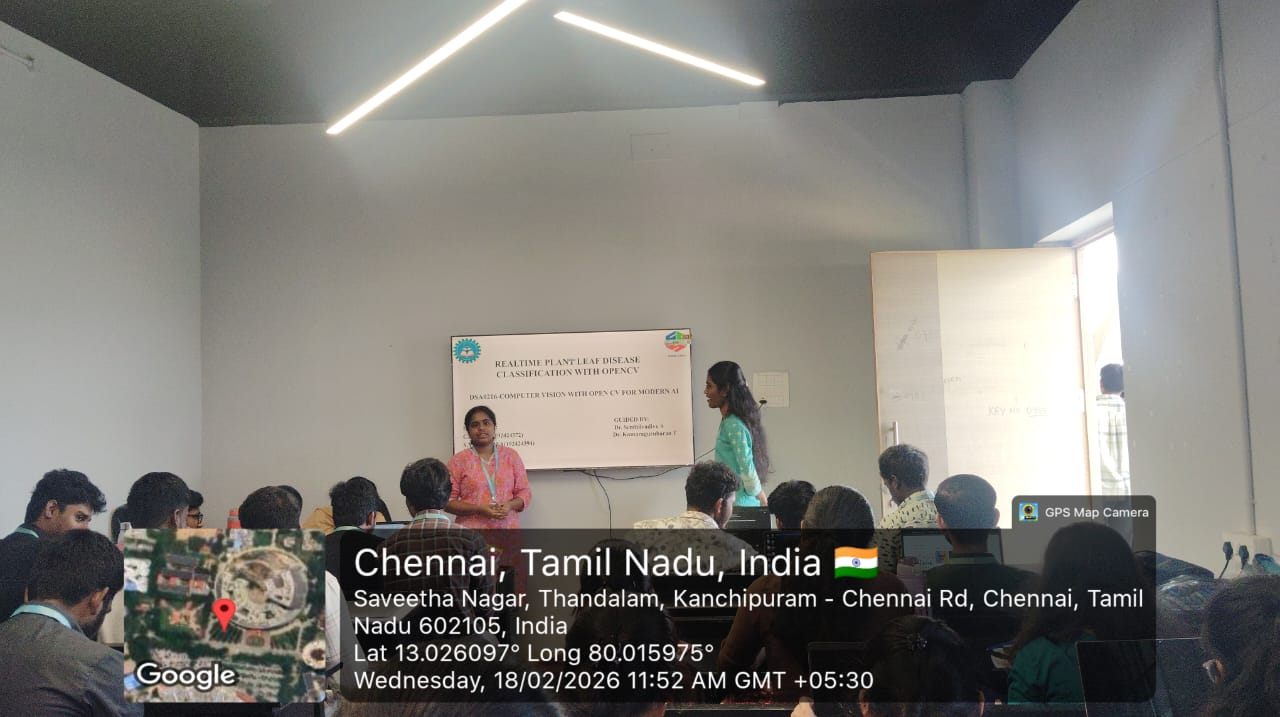
#> input picture capstone/WhatsApp Image 2026-02-18 at 9.22.51 PM (1).jpeg, 1280 x 717 px, found by its file name
$ jupyter execute 'ACTIVITY 4.ipynb'   (shell and % lines are left out)
#> lines starting #> are read from the running program, lines starting #| are printed output that depends on the picture
[cell 1]
# =========================================
# Gaussian Pyramid + Edge Detection
# =========================================


import cv2
from google.colab import files
from google.colab.patches import cv2_imshow

# Step 1: Upload Image
uploaded = files.upload()
#> the answer given: WhatsApp Image 2026-02-18 at 9.22.51 PM (1).jpeg
filename = list(uploaded.keys())[0]

# Step 2: Read Image
img = cv2.imread(filename)
#> img is the input picture: shape (717, 1280, 3); mean B, G, R 119.2, 123.9, 126

# Convert to grayscale (better for edge detection)
gray = cv2.cvtColor(img, cv2.COLOR_BGR2GRAY)
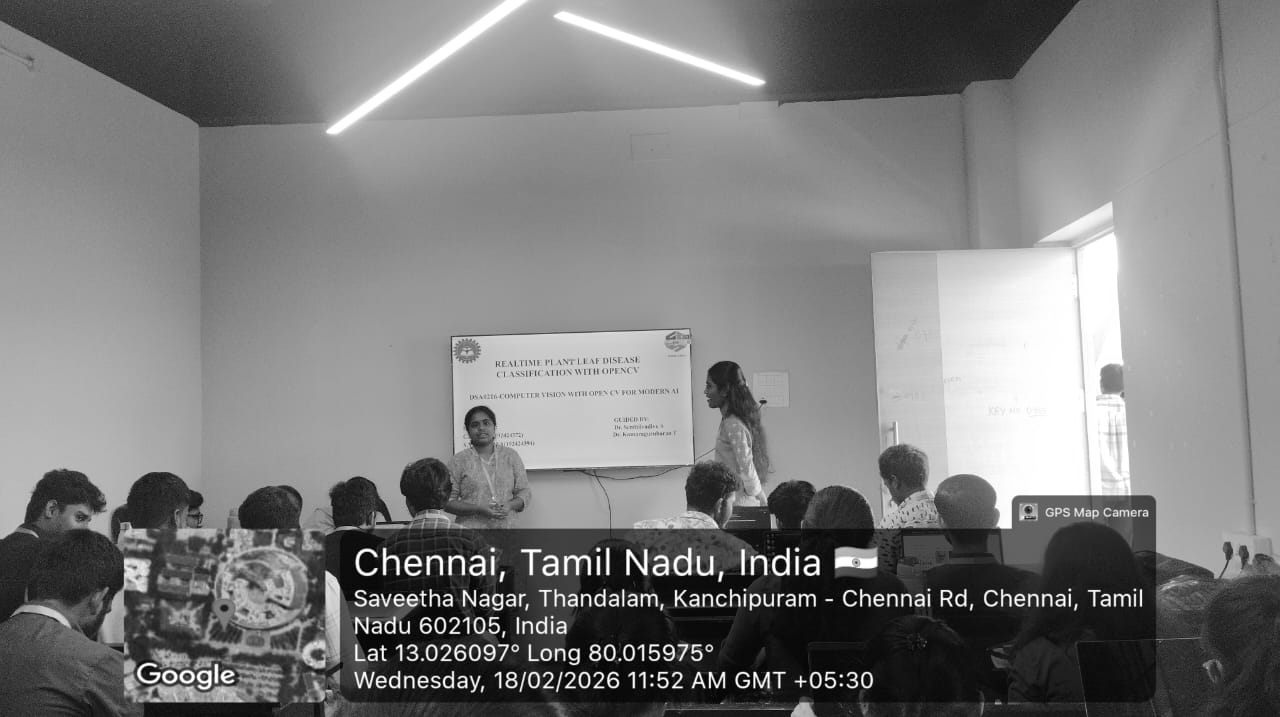
#> gray: shape (717, 1280); min 0, max 255, mean 124

# -----------------------------------------
# Step 3: Generate Gaussian Pyramid
# -----------------------------------------

level0 = gray
level1 = cv2.pyrDown(level0)   # Half size
level2 = cv2.pyrDown(level1)   # Quarter size
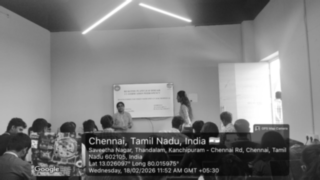
#> level2: shape (180, 320); min 8, max 255, mean 123.8
level3 = cv2.pyrDown(level2)   # One-eighth size
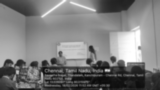
#> level3: shape (90, 160); min 10, max 255, mean 124

# -----------------------------------------
# Step 4: Apply Canny Edge Detection
# -----------------------------------------

edge0 = cv2.Canny(level0, 100, 200)
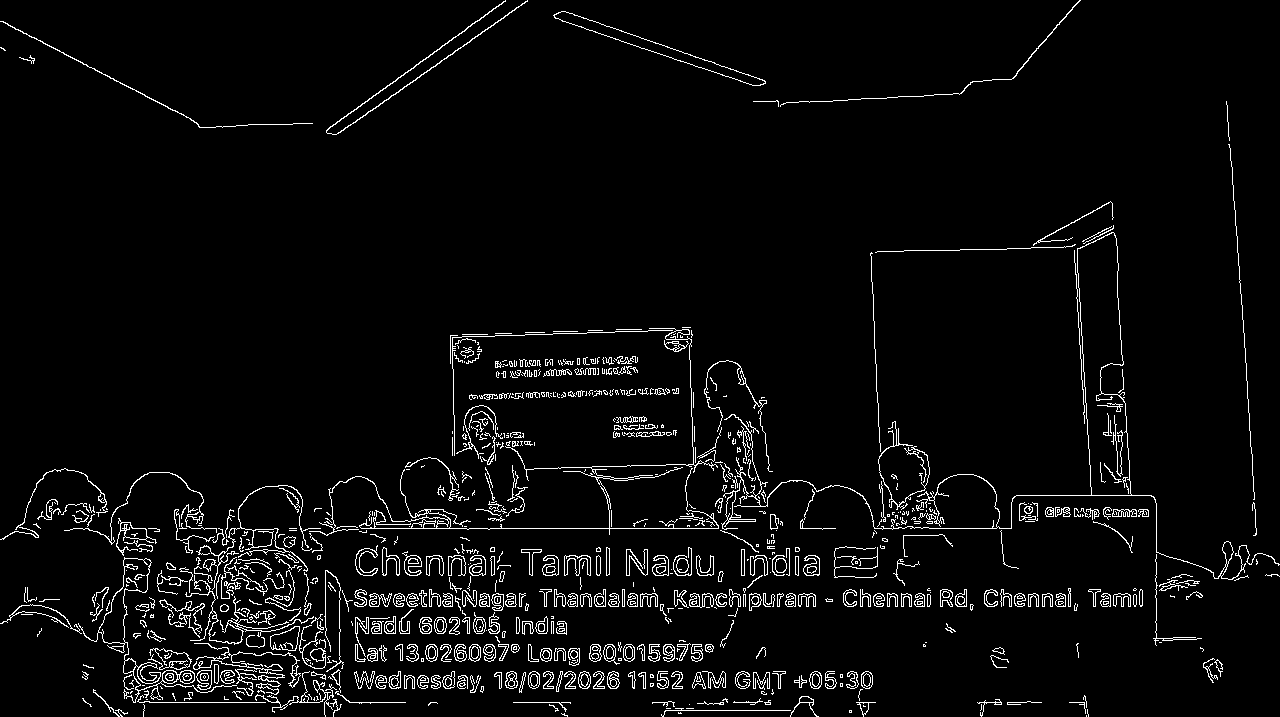
#> edge0: shape (717, 1280); 4.1% white in thin lines or dots
edge1 = cv2.Canny(level1, 100, 200)
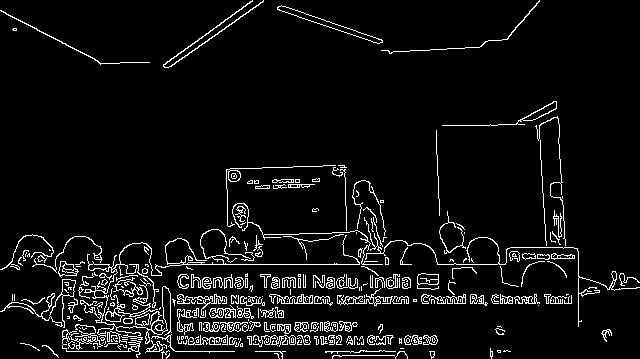
#> edge1: shape (359, 640); 6.1% white in thin lines or dots
edge2 = cv2.Canny(level2, 100, 200)
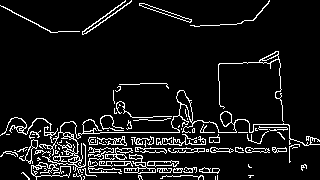
#> edge2: shape (180, 320); 8.4% white in thin lines or dots
edge3 = cv2.Canny(level3, 100, 200)
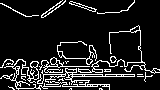
#> edge3: shape (90, 160); 12.3% white in thin lines or dots

# -----------------------------------------
# Step 5: Display Results
# -----------------------------------------

print("Level 0 - Original")
cv2_imshow(edge0)

print("Level 1 - Half Size")
cv2_imshow(edge1)

print("Level 2 - Quarter Size")
cv2_imshow(edge2)

print("Level 3 - One-Eighth Size")
cv2_imshow(edge3)
